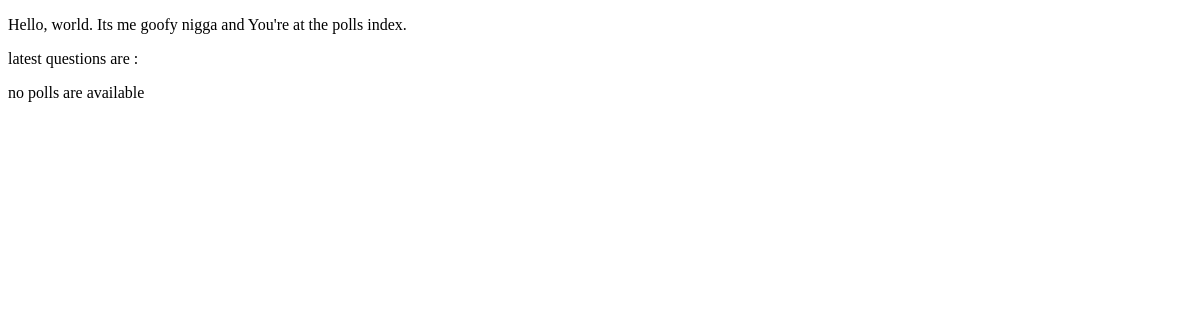
Before: /polls/ with the older database file.
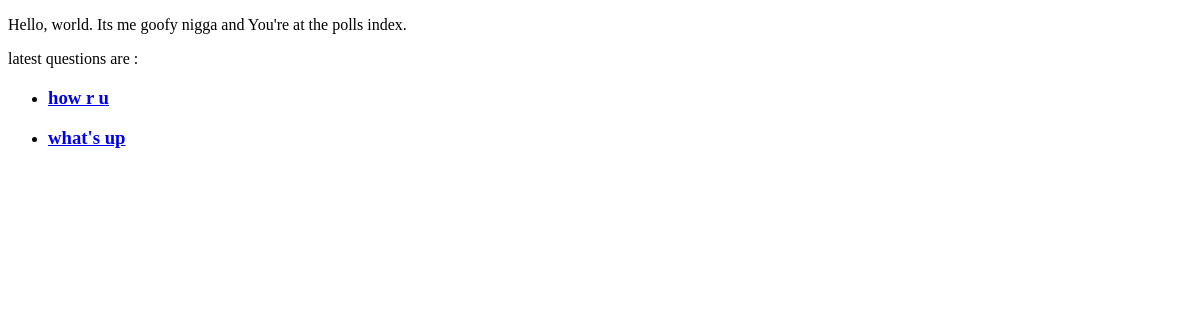
After: the same page with the newer database file.
### polls/models.py (models this page shows, shortened)
class Question(models.Model):    #question is module
    question_text = models.CharField(max_length=200)
    pub_date = models.DateTimeField("date published")

### polls/views.py (the view)
# urls.py: path("", views.IndexView.as_view(),name = "index"),
class IndexView(generic.ListView):
    template_name = 'polls/index.html'
    context_object_name = 'latest_question_list'
    def get_queryset(self):
        return Question.objects.order_by("-pub_date")[:5]

### polls/templates/polls/index.html (shortened to what this page needs)
<!DOCTYPE html>
<html>
    <head>
    </head>
    <body>
        <p>Hello, world. Its me goofy nigga and  You're at the polls index.</p>
        <p>latest questions are : </p>
        {% if latest_question_list %}
            <ul>
                {% for question in latest_question_list %}
                    <li>
                        <h3><a href="{% url 'polls:detail' question.id %}">{{question.question_text}}</a></h3>
                    </li>
                {% endfor %}
            </ul>
        {% else %}
            <p>no polls are available</p>
        {% endif %}
    </body>
</html>

Changed rows visible on the page:
added Question: question_text "how r u"
added Question: question_text "what's up"
Other visible differences:
text no longer shown: "no polls are available"
